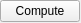
<?xml version="1.0" encoding="UTF-8"?>
<ui version="4.0">
 <class>SimpleFormWidget</class>
 <widget class="QWidget" name="SimpleFormWidget">
  <property name="geometry">
   <rect>
    <x>0</x>
    <y>0</y>
    <width>81</width>
    <height>23</height>
   </rect>
  </property>
  <property name="windowTitle">
   <string>Form</string>
  </property>
  <widget class="QPushButton" name="pushButton">
   <property name="geometry">
    <rect>
     <x>0</x>
     <y>0</y>
     <width>80</width>
     <height>22</height>
    </rect>
   </property>
   <property name="text">
    <string>Compute</string>
   </property>
  </widget>
 </widget>
 <resources/>
 <connections/>
</ui>
